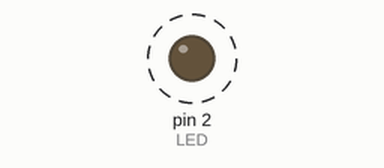
This sketch was run on a simulated Arduino Uno, built with avr-gcc and run on an emulated ATmega328P. On the bench: output pins drawn as LEDs (lit = HIGH). Dashed ring = blinking.

Above: at 0.2 s.
Timing chart, 0 to 3.0 s (numbered marks = the images above):
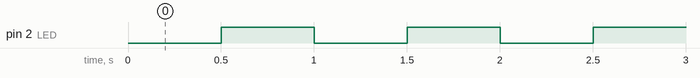

The sketch:

Blink_Program.ino
```cpp
#define LED 2

void setup() {
  pinMode(LED,OUTPUT);
}

void loop() {
  delay(500);
  digitalWrite(LED,HIGH);
  delay(500);
  digitalWrite(LED,LOW);
}
```

Measured:
- by itself, pin 2 (LED): alternates HIGH for 0.50 s and LOW for 0.50 s
